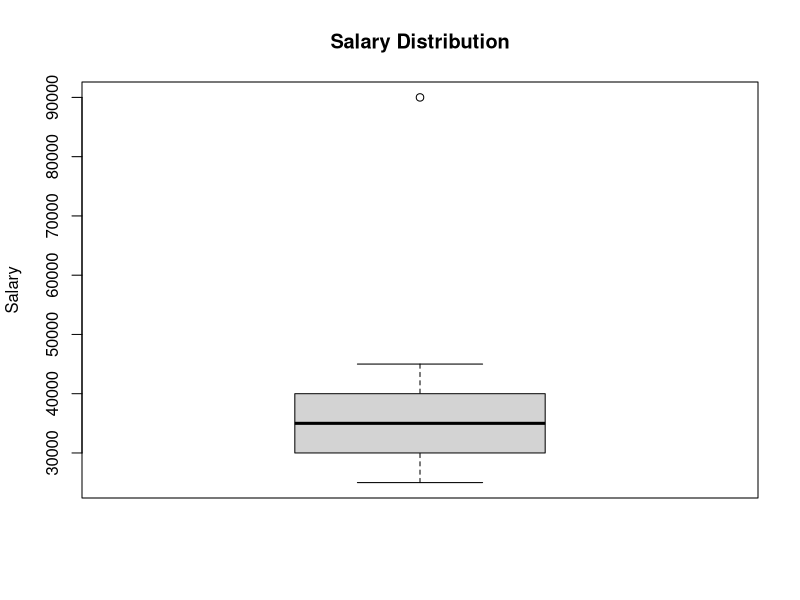

Here is the R script that generated this plot:
salary <- c(25000,28000,30000,32000,35000,36000,40000,45000,90000)
boxplot(salary,main="Salary Distribution",ylab="Salary")
